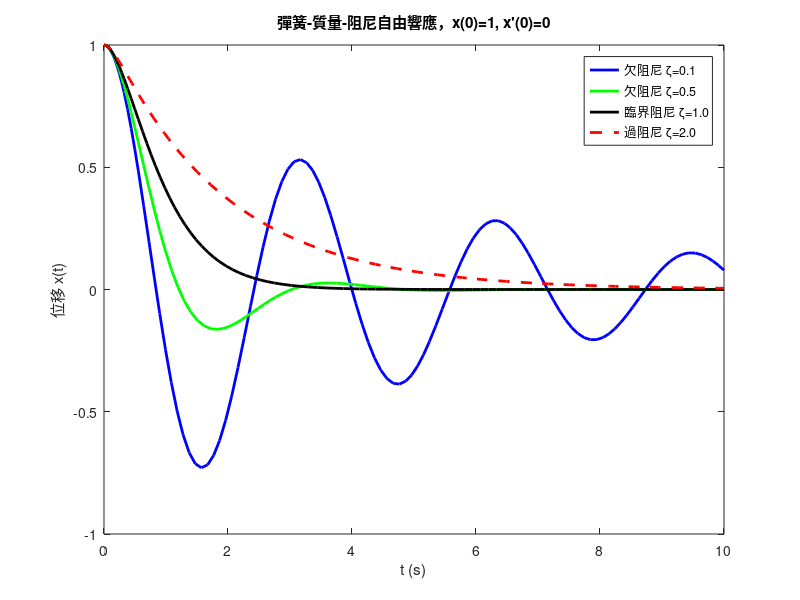

MATLAB code to generate this figure: (Note: this script raises an error after producing the figure.)
%% 章節 03-2：彈簧-質量-阻尼系統
% m*x'' + c*x' + k*x = F(t)
% 比較三種阻尼程度：欠阻尼、臨界阻尼、過阻尼
clear; close all;
out_dir = fullfile(fileparts(mfilename('fullpath')), '..', 'images');

%% 物理參數
m = 1;          % kg
k = 4;          % N/m (自然頻率 omega_n = sqrt(k/m) = 2 rad/s)
omega_n = sqrt(k/m);

% 阻尼比 zeta = c / (2*sqrt(m*k))
% 臨界阻尼時 c = 2*sqrt(m*k) = 4
% zeta < 1: 欠阻尼 (oscillation)
% zeta = 1: 臨界阻尼 (最快收斂無振盪)
% zeta > 1: 過阻尼 (慢慢爬回)

cases = struct( ...
    'zeta', {0.1, 0.5, 1.0, 2.0}, ...
    'name', {'欠阻尼 \zeta=0.1', '欠阻尼 \zeta=0.5', '臨界阻尼 \zeta=1.0', '過阻尼 \zeta=2.0'}, ...
    'color', {'b', 'g', 'k', 'r'}, ...
    'style', {'-', '-', '-', '--'});

%% 自由響應：給初始位移後放開
fig = figure('Visible', 'off', 'Position', [0 0 1000 500]);
for i = 1:length(cases)
    zeta = cases(i).zeta;
    c = 2 * zeta * sqrt(m*k);
    f = @(t, y) [y(2); -(c/m)*y(2) - (k/m)*y(1)];
    [t, Y] = ode45(f, [0, 10], [1; 0]);
    plot(t, Y(:,1), [cases(i).color cases(i).style], 'LineWidth', 2, ...
         'DisplayName', cases(i).name); hold on;
end
xlabel('t (s)'); ylabel('位移 x(t)');
title('彈簧-質量-阻尼自由響應，x(0)=1, x''(0)=0');
legend('Location', 'northeast');
yline(0, 'k:');
save_png(fig, fullfile(out_dir, '02_spring_free.png'));

%% 受迫振盪：F(t) = F0 * sin(omega*t)，掃 omega 看共振
F0 = 1;
omegas = linspace(0.5, 4, 40);
amplitudes = zeros(length(omegas), 3);
zetas = [0.1, 0.3, 0.7];

for j = 1:length(zetas)
    zeta = zetas(j);
    c = 2 * zeta * sqrt(m*k);
    for i = 1:length(omegas)
        w = omegas(i);
        F = @(t) F0 * sin(w*t);
        f = @(t, y) [y(2); -(c/m)*y(2) - (k/m)*y(1) + F(t)/m];
        [t, Y] = ode45(f, [0, 50], [0; 0]);
        % 取穩態振幅（最後 25% 的最大值）
        idx_steady = t > 0.75 * t(end);
        amplitudes(i, j) = max(Y(idx_steady, 1));
    end
end

fig = figure('Visible', 'off', 'Position', [0 0 900 500]);
for j = 1:length(zetas)
    plot(omegas/omega_n, amplitudes(:,j), 'LineWidth', 2, ...
         'DisplayName', sprintf('\\zeta = %.1f', zetas(j))); hold on;
end
xline(1, 'k--', '\omega/\omega_n = 1 (共振)');
xlabel('\omega / \omega_n'); ylabel('穩態振幅');
title('受迫振盪共振曲線：阻尼越小峰越尖');
legend('Location', 'northeast');
save_png(fig, fullfile(out_dir, '02_spring_resonance.png'));

%% 相平面：欠阻尼 vs 過阻尼
fig = figure('Visible', 'off', 'Position', [0 0 1000 500]);
subplot(1,2,1);
zeta = 0.1;  c = 2*zeta*sqrt(m*k);
f = @(t, y) [y(2); -(c/m)*y(2) - (k/m)*y(1)];
% 多條軌跡
for x0 = -2:0.5:2
    for v0 = -2:0.5:2
        if abs(x0)+abs(v0) > 0
            [~, Y] = ode45(f, [0, 30], [x0; v0]);
            plot(Y(:,1), Y(:,2), 'b-', 'LineWidth', 0.5); hold on;
        end
    end
end
xlabel('x'); ylabel('x'''); xlim([-2.5, 2.5]); ylim([-2.5, 2.5]);
title(sprintf('欠阻尼 \\zeta=0.1：螺旋收斂'));

subplot(1,2,2);
zeta = 2.0;  c = 2*zeta*sqrt(m*k);
f = @(t, y) [y(2); -(c/m)*y(2) - (k/m)*y(1)];
for x0 = -2:0.5:2
    for v0 = -2:0.5:2
        if abs(x0)+abs(v0) > 0
            [~, Y] = ode45(f, [0, 30], [x0; v0]);
            plot(Y(:,1), Y(:,2), 'r-', 'LineWidth', 0.5); hold on;
        end
    end
end
xlabel('x'); ylabel('x'''); xlim([-2.5, 2.5]); ylim([-2.5, 2.5]);
title(sprintf('過阻尼 \\zeta=2.0：直接爬回'));

sgtitle('相平面流場');
save_png(fig, fullfile(out_dir, '02_spring_phase.png'));
